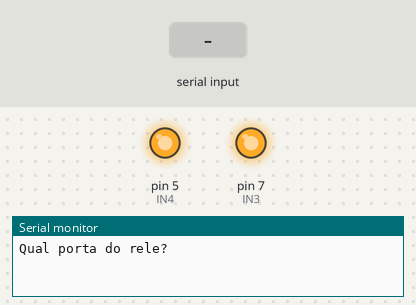
The sketch below on a simulated Arduino Uno, built with avr-gcc and run on an emulated ATmega328P. On the bench: output pins drawn as LEDs (lit = HIGH), the last lines printed to the serial monitor. The test bench sets the inputs (shaded band).

Above: at 1.2 s.
1.3 s: "1\n" received over Serial
2.8 s: "1,90\n" received over Serial
At 4.1 s:
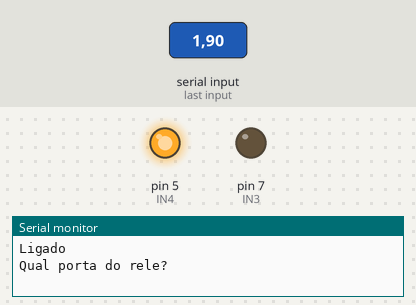
Timing chart, 0 to 5.8 s (numbered marks = the images above; inputs shaded):
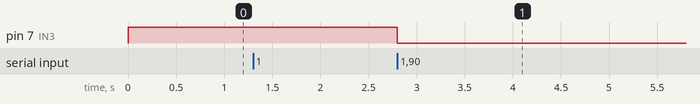

Measured:
- after the input at 2.8 s, pin 7 (IN3): HIGH → LOW at once

The sketch:

Liga_Desliga_Rele.ino
```cpp
//the relays connect to
int IN3 = 7; //entra no pino 7 do arduino, int com nome in3 pq entra no IN3 do rele
int IN4 = 5; //entra no pino 7 do arduino, int com nome in3 pq entra no IN3 do rele
int teste;  //variavel usada para receber inf (1 ou 2)
int a = 0; //variavel usada pra q o serial.println("Digite ...") n repita + de 1 vez na porta serial
int b = 0;
int t;
void setup() {
  Serial.begin(115200); //inicia a porta serial
  pinMode(IN3, OUTPUT); //indica o pino
  digitalWrite(IN3,HIGH); //inicia desligado
  pinMode(IN4, OUTPUT); //indica o pino
  digitalWrite(IN4,HIGH); //inicia desligado
}

void loop() {

  if (b==0){    //faz o controle se necessita repetir ou nao
      Serial.println("Qual porta do rele?"); //printa no serial pro user digita
      b++;
  }
t = Serial.parseInt(); //registra no int teste o valor inserido

  if(t == 1){
      if (a==0){    //faz o controle se necessita repetir ou nao
        Serial.println("Digite 1 para ligar o rele ou digite 2 para desligar o rele"); //printa no serial pro user digita
        a++;
    }
    while (a != 0){                                //espera ate o user digita 1 ou 0
      teste = Serial.parseInt(); //registra no int teste o valor inserido
      if (teste == 1){
          digitalWrite(IN3, LOW);
          Serial.println("Ligado");
          a = 0;
          b = 0;
      }
      if (teste == 2){
          digitalWrite(IN3, HIGH);
          Serial.println("Desligado");
          a = 0;
          b = 0;
      }
        //else
   //Serial.println("Erro");
    }
  }

  if(t == 2){
      if (a==0){    //faz o controle se necessita repetir ou nao
          Serial.println("Digite 1 para ligar o rele ou digite 2 para desligar o rele"); //printa no serial pro user digita
          a++;
      }
    while (a != 0){
      teste = Serial.parseInt(); //registra no int teste o valor inserido
      if (teste == 1){
          digitalWrite(IN4, LOW);
          Serial.println("Ligado");
          a = 0;
          b = 0;
      }
      if (teste == 2){
          digitalWrite(IN4, HIGH);
          Serial.println("Desligado");
          a = 0;
          b = 0;
      }
    }
  }
}
```
